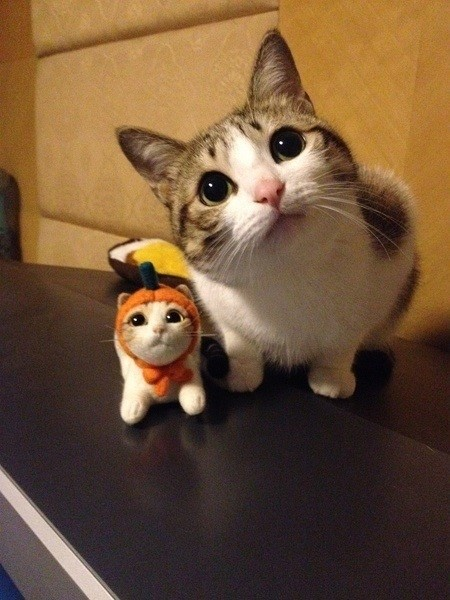
//> input picture img/1.jpg, 450 x 600 px
$ ./_dilate_And_erode   (built with g++ and OpenCV 4)
//> lines starting //> are read from the running program, lines starting //| are printed output that depends on the picture
#include<iostream>
#include<opencv2/opencv.hpp>

using namespace cv;
using namespace std;

#define windosname1 "【原始图】"
#define windosname2 "【效果图】"

Mat g_srcImg_dli, g_dstImg_dli;//原始图和效果图
int g_nTrackbarNumer = 0;//0表示腐蚀erode, 1表示膨胀dilate
int g_nStructElementSize = 3; //结构元素(内核矩阵)的尺寸

void Process() {//膨胀和腐蚀的处理函数
	Mat element = getStructuringElement(MORPH_RECT,
		Size(2 * g_nStructElementSize, 2 * g_nStructElementSize),
		Point(g_nStructElementSize, g_nStructElementSize));
	if (g_nTrackbarNumer == 0) {
		erode(g_srcImg_dli, g_dstImg_dli, element);
	}
	else {
		dilate(g_srcImg_dli, g_dstImg_dli, element);
	}
	imshow(windosname2, g_dstImg_dli);
}

void on_TrackbarNumChange(int, void*) {//回调函数
	//腐蚀和膨胀之间效果已经切换，回调函数体内需调用一次Process函数，使改变后的效果立即生效并显示出来
	Process();
}

// [4 lines left out: function on_ElementSizeChange, not called in this run]

//展示效果的函数
bool show() {
	g_srcImg_dli = imread("img/1.jpg");
//> g_srcImg_dli is the input picture: 600 rows x 450 cols, CV_8UC3; mean B, G, R 57.3, 83.6, 111.7
	if (g_srcImg_dli.empty()) {
		cout << "读取图片错误!!~~~";
		return false;
	}
	//显示原始图
	namedWindow(windosname1);
	imshow(windosname1, g_srcImg_dli);

	//进行初次腐蚀操作并显示效果图
	namedWindow(windosname2);
	//获取自定义核
	Mat element = getStructuringElement(MORPH_RECT,
		Size(2 * g_nStructElementSize, 2 * g_nStructElementSize),
		Point(g_nStructElementSize, g_nStructElementSize));
	erode(g_srcImg_dli, g_dstImg_dli, element);
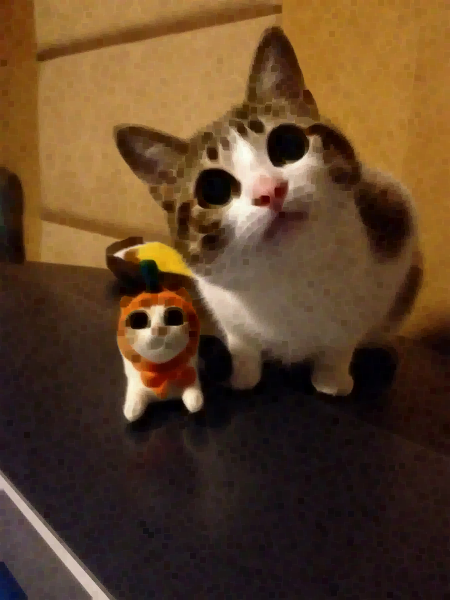
//> g_dstImg_dli: 600 rows x 450 cols, CV_8UC3; mean B, G, R 39.8, 65.7, 93.3
	imshow(windosname2, g_dstImg_dli);
	//创建轨迹条
	createTrackbar("腐蚀/膨胀", windosname2, &g_nTrackbarNumer, 1, on_TrackbarNumChange);
//> slider '腐蚀/膨胀' is set to 1
	createTrackbar("内核尺寸", windosname2, &g_nStructElementSize, 21, on_TrackbarNumChange);

	while(char(waitKey(1)) != 'q'){}
//> in Process, `dilate(g_srcImg_dli, g_dstImg_dli, element);`:
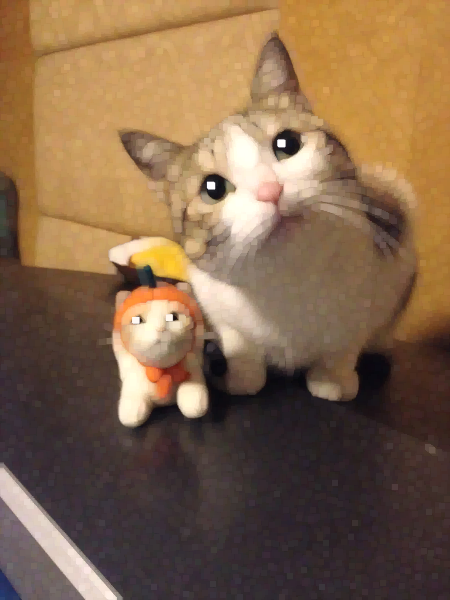
//> g_dstImg_dli: 600 rows x 450 cols, CV_8UC3; mean B, G, R 75, 101.5, 129.9
//> the 'q' key is pressed
	return true;

}


//函数入口
//int main() {
//	show();
//}

// added to run one function of the file
int main() { show(); }

$ run again, with img/13.jpg copied over img/1.jpg
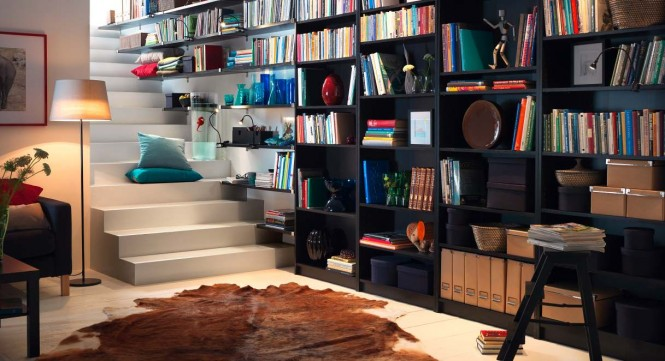
//> input picture img/13.jpg, 665 x 361 px
//> in show, g_srcImg_dli is the input picture: 361 rows x 665 cols, CV_8UC3; mean B, G, R 79.1, 86.7, 102.2
//> in show, `erode(g_srcImg_dli, g_dstImg_dli, element);`:
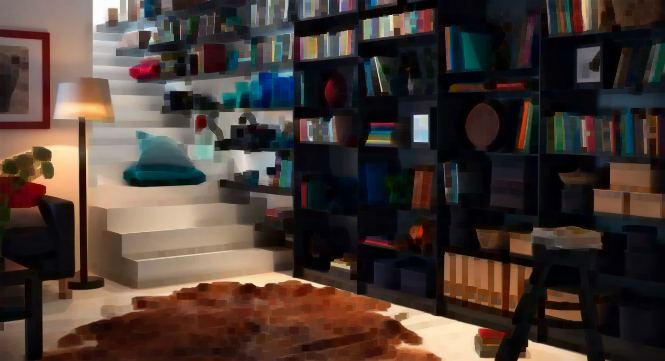
//> g_dstImg_dli: 361 rows x 665 cols, CV_8UC3; mean B, G, R 51.6, 58.5, 71.7
//> in Process, `dilate(g_srcImg_dli, g_dstImg_dli, element);`:
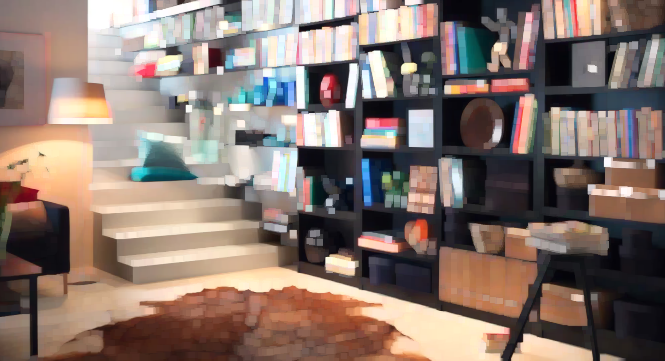
//> g_dstImg_dli: 361 rows x 665 cols, CV_8UC3; mean B, G, R 110.3, 118.6, 136
